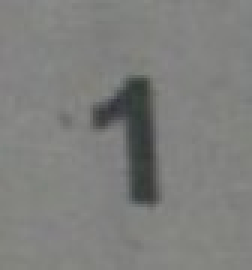
#> input picture digits/p1.jpg, 84 x 90 px (shown 3 times larger); its folder holds 4 pictures in this run
$ python pnn.py
#> lines starting #> are read from the running program, lines starting #| are printed output that depends on the picture; after the words box and inside, x2 and y2 are one past the last pixel; in counts of white or black regions, pixels touching at a corner belong together
import numpy as np
import cv2
from mlxtend.data import loadlocal_mnist
import random

neurons = []
deltas = []
biases = []
weights = []
l_size = [784, 100, 10]
num_layers = len(l_size)
eta = 0.5
epochs = 30
lambd = 5.0/54000

def sigmoid(z):
	return 1.0/(1.0+np.exp(-z))

def backprop(neurons, weights, y, deltas, l):
	if l == 0:
		return deltas
	if l == num_layers-1:
		deltas[l] = neurons[l] - y		# cross entropy cost function
	else :
		deltas[l] = np.dot(weights[l+1].T, deltas[l+1]) * neurons[l] * (1-neurons[l])
	return deltas

def calcGrad(neurons, deltas):
	bgrad = []
	for l in range(num_layers):
		bgrad.append(deltas[l])

	wgrad = []
	wgrad.append(np.full((1, 1), 0))
	for l in range(1, num_layers):
		wgrad.append(np.dot(deltas[l][:,None],neurons[l-1][None,:]))
		#wgrad.append(np.dot(np.reshape(neurons[l-1], (-1, 1))), np.reshape(deltas[l], (-1, 1)).T)
	return wgrad, bgrad

def feedforward(neurons, weights, biases):
	for l in range(1, num_layers):
		neurons[l] = sigmoid(np.dot(weights[l], neurons[l-1].T) + biases[l])
	return neurons

# weights.append(np.full((1, 1), 0.0))
for i in l_size:
	neurons.append(np.full(i, 0.0))
	deltas.append(np.full(i, 0.0))
# 	biases.append(np.random.randn(i))
# for i in range(1, len(l_size)):
# 	weights.append(np.random.randn(l_size[i], l_size[i-1]))

weights = np.load("weights.npz", allow_pickle=True)["arr_0"]
#> (reads weights.npz from the repository)
biases = np.load("biases.npz", allow_pickle=True)["arr_0"]
#> (reads biases.npz from the repository)

train = []
lab = []

for i in range(1, 10):
	ret, img = cv2.threshold(cv2.equalizeHist(cv2.imread('digits/p'+str(i)+'.jpg', 0)), 23, 255, cv2.THRESH_BINARY)
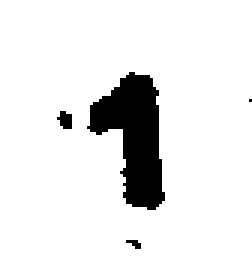
#> img: shape (90, 84) (shown 3 times larger); 90.8% white; 4 black regions (2 under 20 px), largest, box (x1, y1, x2, y2) and area: (29, 24, 55, 70) 662, (19, 37, 24, 43) 22
	resized = cv2.resize(img, (28, 28))
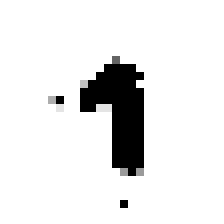
#> resized: shape (28, 28) (shown 8 times larger); min 0, max 255, mean 231.8
	ar = np.subtract(255, resized[resized > -1])
#> ar = 784 values, max 255 at index 237, min 0 at index 0, mean 23.18
	train.append(ar)
	lab.append(i)
#> pass 2 of the loop `for i in range(1, 10):`:
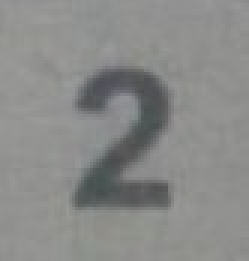
#> input picture digits/p2.jpg, 83 x 87 px (shown 3 times larger)
#> `ret, img = cv2.threshold(cv2.equalizeHist(cv2.imread('digits/p'+str(i)..`:
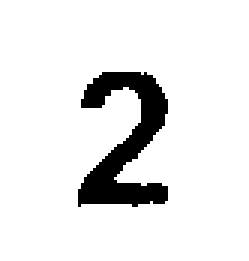
#> img: shape (87, 83) (shown 3 times larger); 90.8% white; 1 black region, box (x1, y1, x2, y2) and area: (26, 24, 56, 69) 661
#> `resized = cv2.resize(img, (28, 28))`:
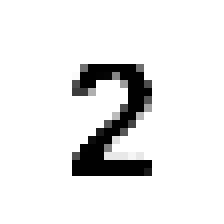
#> resized: shape (28, 28) (shown 8 times larger); min 0, max 255, mean 231.9
#> ar = 784 values, max 255 at index 235, min 0 at index 0, mean 23.09
#> pass 3 of the loop `for i in range(1, 10):`:
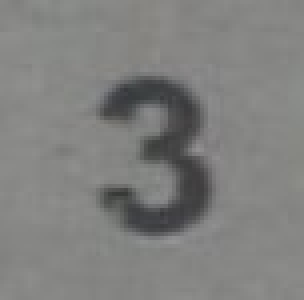
#> input picture digits/p3.jpg, 76 x 75 px (shown 4 times larger)
#> `ret, img = cv2.threshold(cv2.equalizeHist(cv2.imread('digits/p'+str(i)..`:
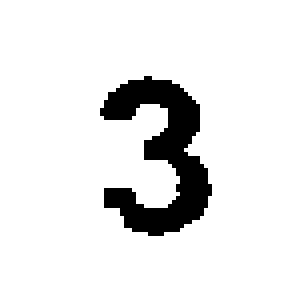
#> img: shape (75, 76) (shown 4 times larger); 90.7% white; 1 black region, box (x1, y1, x2, y2) and area: (25, 19, 53, 59) 528
#> `resized = cv2.resize(img, (28, 28))`:
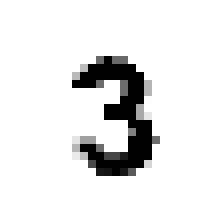
#> resized: shape (28, 28) (shown 8 times larger); min 0, max 255, mean 231.2
#> ar = 784 values, max 255 at index 209, min 0 at index 0, mean 23.79
#> (the run stopped early here; a loop or call above may not have finished)
